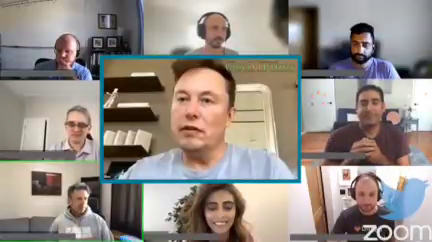
#> input picture frame 229 of face_detection/test3.mp4, 432 x 242 px
$ python Facedetection.py
#> lines starting #> are read from the running program, lines starting #| are printed output that depends on the picture; after the words box and inside, x2 and y2 are one past the last pixel; in counts of white or black regions, pixels touching at a corner belong together
import cv2
import imutils

# Define the video path
vidpath = 'test3.mp4'

# Open the video capture object
cam = cv2.VideoCapture(vidpath)

# Path to the face detection algorithm (XML file)
algo = 'haarcascade_frontalface_default.xml'

# Load the face detection cascade classifier
loadalgo = cv2.CascadeClassifier(algo)

# Main loop for video processing
while True :

    # Capture a frame from the video
    _,img = cam.read()
#> img is the input picture: shape (242, 432, 3); mean B, G, R 133.6, 140.1, 148.5

    # Check if frame capture was successful
    if img is None :
        print('video ended')
        break

    # Resize the frame
    img = imutils.resize(img , width=700)
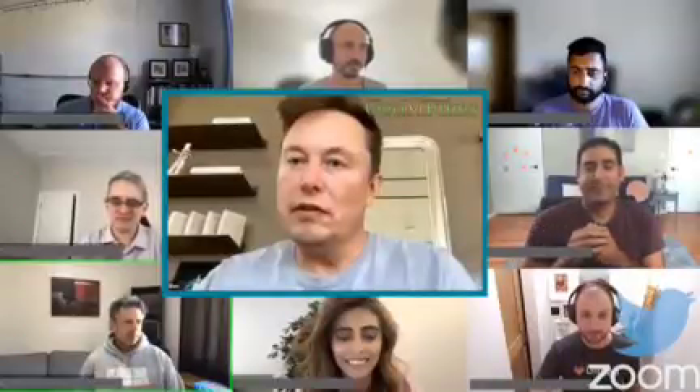
#> img: shape (392, 700, 3); mean B, G, R 133.6, 140.1, 148.4

    # Convert the frame to grayscale for face detection
    grayimg = cv2.cvtColor(img ,cv2.COLOR_BGR2GRAY)
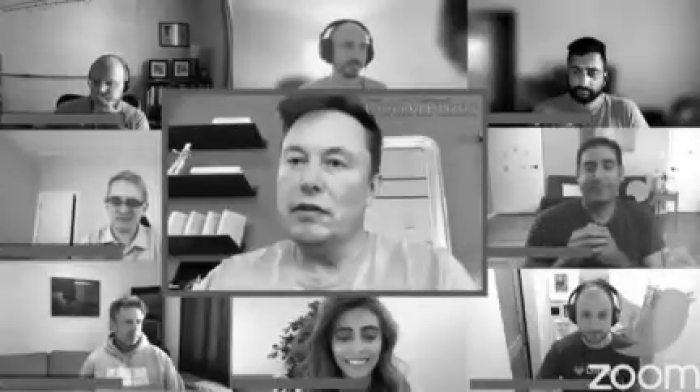
#> grayimg: shape (392, 700); min 0, max 255, mean 141.8

    # Detect faces using the loaded cascade classifier
    face = loadalgo.detectMultiScale(grayimg , scaleFactor=1.3 ,minNeighbors=4)
#> face = [[101, 183, 48, 48], [572, 145, 55, 55], [325, 310, 65, 65], [258, 114, 116, 116]]

    # Draw a green rectangle around the detected face
    for (x, y, w, h) in face :
        cv2.rectangle(img , (x,y),(x+w , y+h),(0,255,0),5)
#> this loop made 4 passes
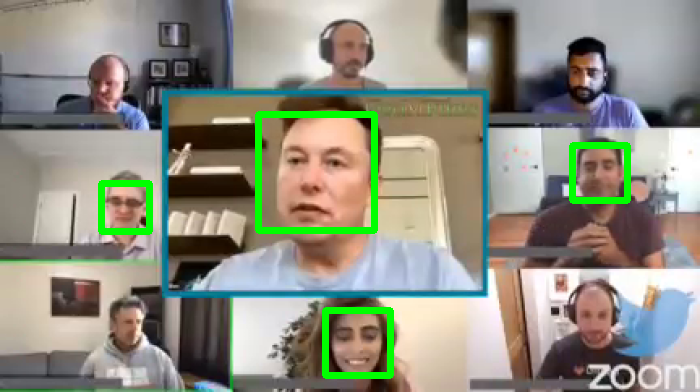
#> img: shape (392, 700, 3); 2.87% of pixels changed, all inside (x1, y1, x2, y2) = (98, 111, 631, 379)

    # Display information for quitting the video
    info = 'To quit the video : press Q '
    cv2.putText(img, info,(250,20),cv2.FONT_HERSHEY_SIMPLEX, 0.5,(102,102,0),2)
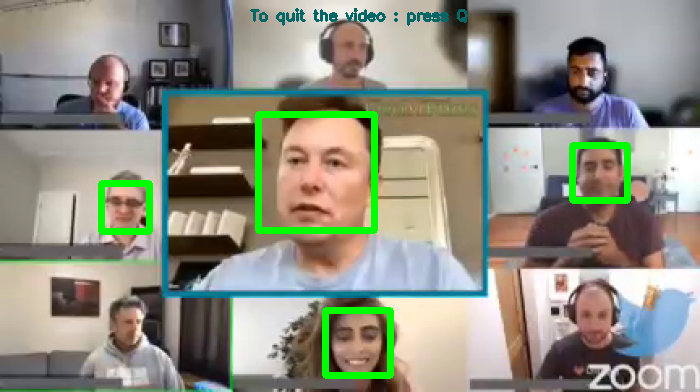
#> img: shape (392, 700, 3); 0.45% of pixels changed, all inside (x1, y1, x2, y2) = (250, 8, 468, 26)

    # Display the frame with detected faces
    cv2.imshow('Face detection',img)

    # Wait for a key press for 10 milliseconds
    key = cv2.waitKey(10)
#> (key q is pressed here)

    # If 'q' key is pressed, exit the loop
    if key == ord('q'):
        break

# Releas the video and close the window
cam.release()
cv2.destroyAllWindows()

$ run again, starting later in the video
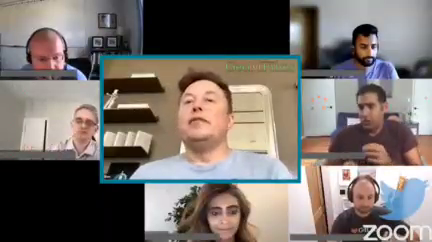
#> input picture frame 1030 of face_detection/test3.mp4, 432 x 242 px
#> img is the input picture: shape (242, 432, 3); mean B, G, R 107.3, 112.1, 119.7
#> `grayimg = cv2.cvtColor(img ,cv2.COLOR_BGR2GRAY)`:
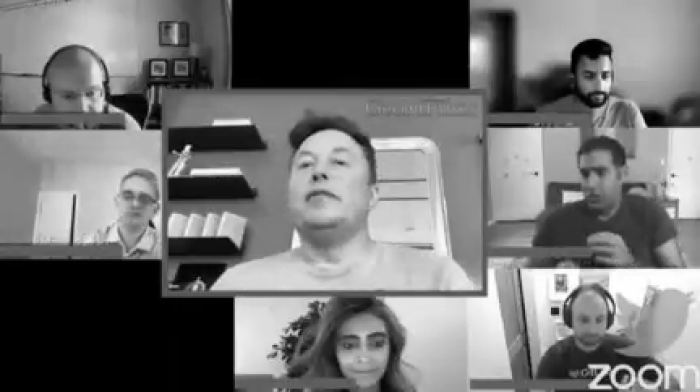
#> grayimg: shape (392, 700); min 0, max 255, mean 113.7
#> face = [[111, 178, 50, 50], [571, 54, 56, 56], [330, 318, 67, 67], [277, 126, 96, 96]]
#> the loop `for (x, y, w, h) in face :` made 4 passes
#> `cv2.putText(img, info,(250,20),cv2.FONT_HERSHEY_SIMPLEX, 0.5,(102,102,..`:
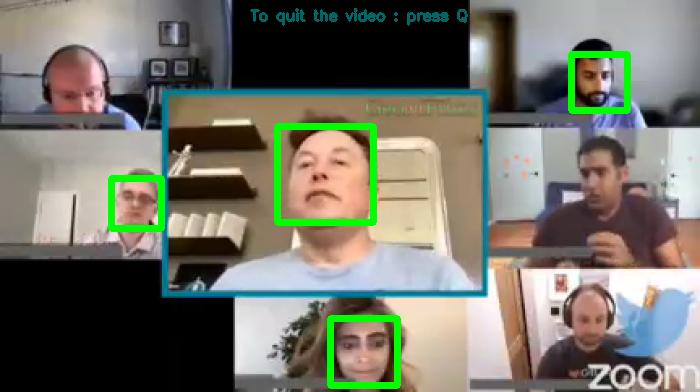
#> img: shape (392, 700, 3); mean B, G, R 105, 116.4, 116

$ run again, starting later in the video
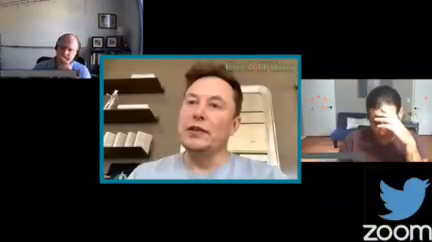
#> input picture frame 1832 of face_detection/test3.mp4, 432 x 242 px
#> img is the input picture: shape (242, 432, 3); mean B, G, R 57.6, 60.8, 64.2
#> `grayimg = cv2.cvtColor(img ,cv2.COLOR_BGR2GRAY)`:
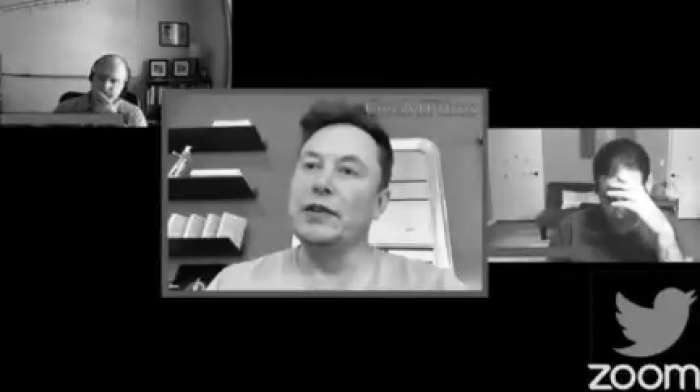
#> grayimg: shape (392, 700); min 0, max 255, mean 61.4
#> face = [[274, 123, 110, 110]]
#> the loop `for (x, y, w, h) in face :` made 1 pass
#> `cv2.putText(img, info,(250,20),cv2.FONT_HERSHEY_SIMPLEX, 0.5,(102,102,..`:
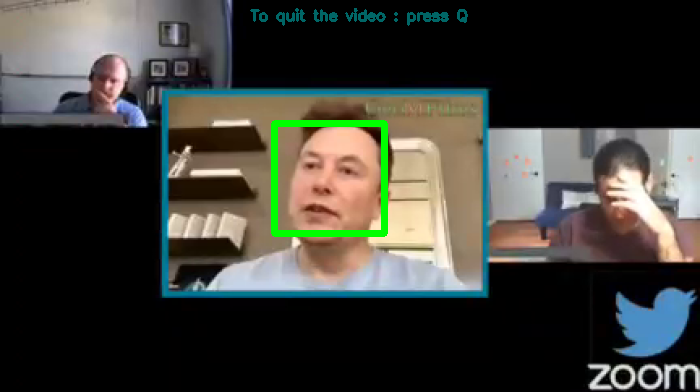
#> img: shape (392, 700, 3); mean B, G, R 57, 62.9, 62.5
